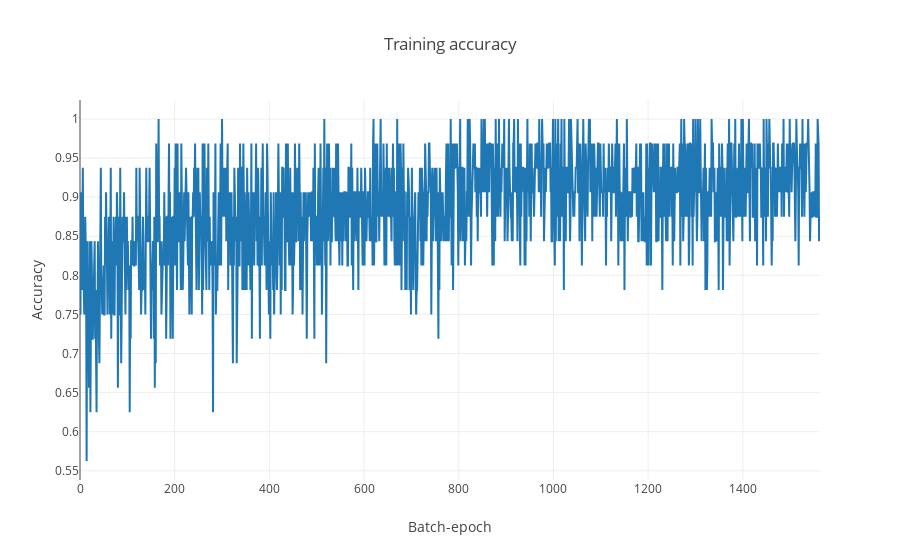

Notebook code for this chart:
### Code cell
init_notebook_mode(connected=True)
iplot(fig_acc, filename='imdb_cnn_batch_accuracy')

### Figure 1 — Plotly figure (JSON) as saved in the notebook; plotly's stock layout.template omitted (floating-point values rounded to 4 significant figures; data arrays with more than 128 entries replaced by an {"elided": "..."} marker saying what was removed)
{"data": [{"mode": "lines", "type": "scatter", "x": {"elided": "1564 int values"}, "y": {"elided": "1564 float values"}}], "layout": {"title": "Training accuracy", "xaxis": {"title": "Batch-epoch"}, "yaxis": {"title": "Accuracy"}}}
